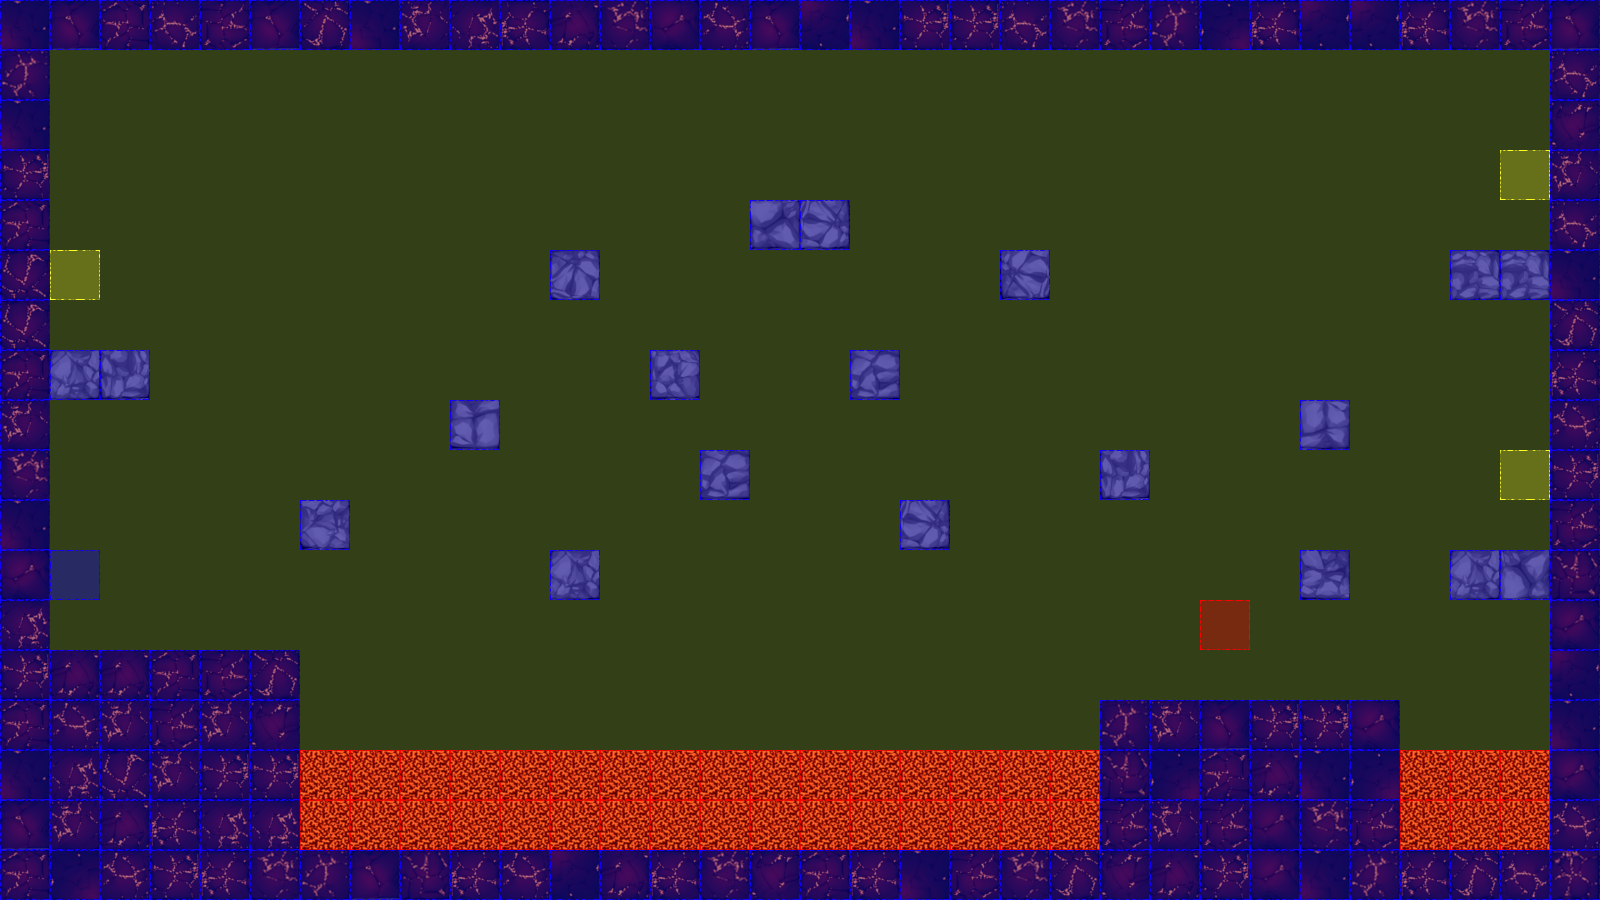

Below is a game level as drawn by its tile map, then a one-line description and the .tmx that defines it (tile-layer data replaced by summaries):
An orthogonal 32x18 tile map with 50x50 px tiles, 3 tile layers (terrain, collision, event), 2 tilesets.

<map version="1.0" orientation="orthogonal" renderorder="left-up" width="32" height="18" tilewidth="50" tileheight="50" nextobjectid="3">
 <tileset firstgid="1" name="dungeonTile.png" tilewidth="50" tileheight="50" tilecount="64" columns="8">
  <image source="tiles/dungeonTile.png" width="400" height="400" />
 </tileset>
 <tileset firstgid="65" name="collisionTile" tilewidth="50" tileheight="50" tilecount="12" columns="3">
  <image source="tiles/collisionTile.png" width="150" height="200" />
 </tileset>
 <layer name="terrain" width="32" height="18">
  <data>[576 cells, 201 non-empty, 37 distinct tile ids]</data>
 </layer>
 <layer name="collision" width="32" height="18">
  <data>[576 cells, 576 non-empty, 3 distinct tile ids]</data>
 </layer>
 <layer name="event" width="32" height="18">
  <data>[576 cells, 5 non-empty, 3 distinct tile ids]</data>
 </layer>
</map>
